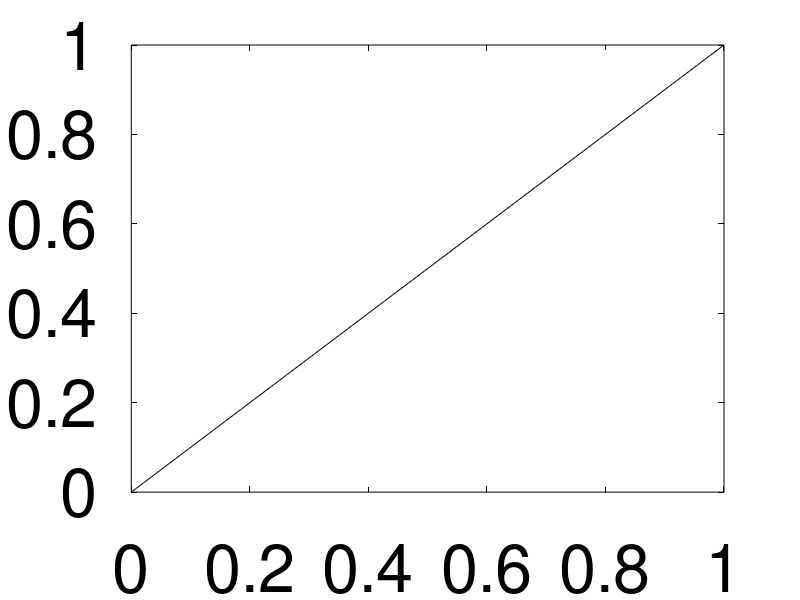

Source code (MATLAB):
%% Mental Math Dual Task Generator
% To do: Have the code plot the math operations every X seconds for the participant to see
clear; clc; close all
fdir = 'C:\Users\seboe\Documents\Grad School\Neuromechanics Lab\Dual Tasking\Cognitive Dual Task\Code\OperationSets\'; %save directory

patID = input('What is the participant ID? ','s'); %subject identifier (for saving)
trialnum = input('What Trial Number? '); %number of trials to be performed
pausetime = input('How long between operations? (in seconds) '); %length of time between each math calculation
clc

n = [randi(9)]; %Operation output value n(i+1) = n(i)+num
ops = []; %To store operation order
num = []; %To store generated numbers n(i+1) = n(i)+num
r = []; %To store random operation selection
i = 0; %iteration counter
instructions = {'Memorize the result of the previous'; 'calculation and carry it over to the next'}; %initial instructions for participant

figure(1)
title('','Color','k')
plot([0 1],[0 1],'k')
set(gcf,'WindowState','fullscreen','MenuBar','none','ToolBar','none','Color','k')
set(gca,'Color','k','XColor','k','YColor','k','FontSize',48)
instruct_txt = text(-0.1,0.5,instructions,'Color','w','FontSize',48);
disp({'Paused'; 'Relay instructions to participant';'Then click any button to continue'})
pause
clc

while i <= 11
    
    i = i+1;
    
    %Display instructions and the starting value
    if i==1
        delete(instruct_txt)
        txt1 = text(0,0.5,['Starting Numer is ' num2str(n)],'Color','w','FontSize',48);
        disp(['Starting Numer is ' num2str(n)])
        pause(pausetime)
        delete(txt1)
    end
    
    %If bounds are exceeded, repeat previous operation
    if (max(n) > 100 || min(n) < 0 )
        i = i-1;
        n(end) = [];
        ops(end) = [];
        num(end) = [];
    end
    
    r = randi(3); %Random operator generator
    num = [num randi(9)]; %Random number generator for each operation
    
    %Addition
    if r ==1
        n(i+1) = n(i)+num(i);
        ops = [ops '+'];
    end
    
    %Subtraction
    if r == 2
        n(i+1) = n(i)-num(i);
        ops = [ops '-'];
    end
    
    %Multiplication
    if r == 3
        n(i+1) = n(i)*num(i);
        ops = [ops 'x'];
    end
    
    %Break if 10 operations are generated
    if i > 10
        break
    end
    
    %Display the operation
    if (max(n) <= 100 && min(n) >= 0 )
        disp(['Operation ' num2str(i) ': ' num2str(n(i)) ' ' ops(i) ' ' num2str(num(i)) ' = ' num2str(n(i+1))]) %Full Operation
        txt2 = text(0.5, 0.5, [ops(end) num2str(num(end))],'Color','w','FontSize',48); %What participant will see
        pause(pausetime)
        delete(txt2)
    end
    
end

%delete the last value of each vector prior to saving b/c they are not
%displayed to the participant during experimentation
n(end) = [];
num(end) = [];
ops(end) = [];
save([fdir patID ' Operation Set ' num2str(trialnum) ' ' date],'n','num','ops')

